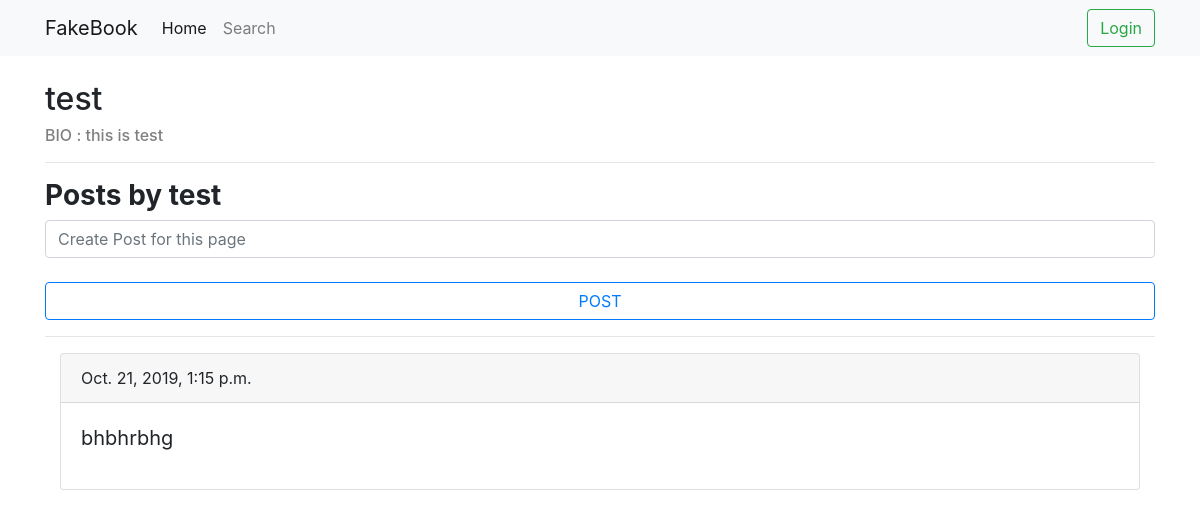
/pages/test, run on the app's committed database.
### core/models.py (models this page shows, shortened)
class Pages(models.Model):
    page_name= models.CharField(max_length=30, unique=True)
    page_des=models.CharField(max_length=100)
    page_admin=models.CharField(max_length=30)

class PagePosts(models.Model):
    page_name=models.CharField(max_length=30)
    post_content=models.TextField()
    postTime=models.DateTimeField()

### core/views.py (the view, shortened to what this page needs)
# urls.py: path('pages/<name>',views.listpages,name='pages'),
def listpages(request,name):
    if name=="show":
        allpages=Pages.objects.filter().order_by('page_name')
        return render(request,'pages/listpages.html',{'allpages':allpages})
    else:
        s=request.POST.__contains__('postcontent')
        print(s)
        page=Pages.objects.filter(page_name=name)
        allposts=PagePosts.objects.filter(page_name=name).order_by('-postTime')
        print(allposts.count())
        return render(request,'pages/pagelayout.html',{'page':page,'pagename':name,'allposts':allposts})

### social_site/templates/pages/pagelayout.html (shortened to what this page needs)
{% extends "../registration/base.html" %}
{% block content %}
    {% for p in page %}
    <h2>{{p.page_name}}</h2>
    <h6 style="color:gray"> BIO : {{p.page_des}}</h6>
    {% endfor %}
        <hr class="wide">
        <h3><b>Posts by {{pagename}}</b></h3>
        <div class="form-group">
            <form action="{% url 'pages' pagename %}" method="POST">
            <input type="text" class="form-control" placeholder="Create Post for this page" name="postcontent">
            <br>
            <input type="submit" class="btn btn-outline-primary btn-block" value="POST">
            </form>
        </div>
        <hr class="wide">
        <div class="container-fluid">
        {%for page_post in allposts %}
            <div class="card">
                <div class="card-header">
                 {{page_post.postTime}}
                </div>
                <div class="card-body">
                  <blockquote class="blockquote mb-0">
                    <p>{{page_post.post_content}}
                  </blockquote>
                </div>
            </div>
            <br>
        {% endfor %}
        </div>
        </div>
{% endblock %}

### data on the page
Pages: page_name "test", page_des "this is test"
PagePosts: postTime "Oct. 21, 2019, 1:15 p.m.", post_content "bhbhrbhg"

### other printed values
{{ pagename }} "test"
